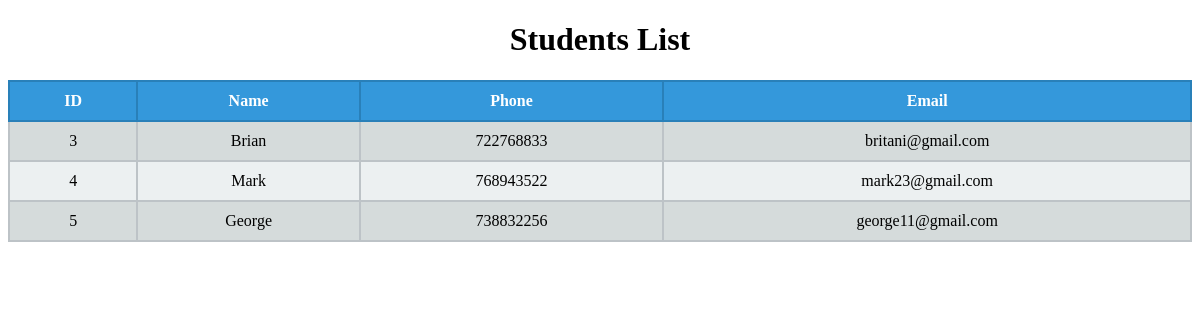
The page /students/ on the database its author committed.
### Students/models.py (models this page shows, shortened)
class Student(models.Model):
    name = models.CharField(max_length=20)
    phone = models.IntegerField()
    email = models.EmailField(blank=False)
    image = models.ImageField(upload_to='images/', blank=False, default='default.jpg')

### Students/views.py (the view)
# urls.py: path('students/', views.students),
def students(request):
    student = Student.objects.all()
    return render(request, 'students.html', {"students": student})

### Students/templates/students.html (shortened to what this page needs)
{% load static %}
<!DOCTYPE html>
<html lang="en">
<head>
</head>
<body>
<h1>Students List</h1>
<link rel="stylesheet" href="{% static 'style1.css' %}">
<table>
  <tr>
    <th>ID</th>
    <th>Name</th>
    <th>Phone</th>
    <th>Email</th>
  </tr>
    {% for y in students %}
  <tr>
  <td>{{ y.id }}</td>
   <td>{{ y.name }}</td>
   <td>{{ y.phone }}</td>
   <td>{{ y.email }}</td>
  </tr>
    {% endfor %}
</table>
</body>
</html>

### Students/static/style1.css (style rules this page uses)
h1 { text-align: center; }
table { border-collapse: collapse; width: 100%; }
th { background-color: #3498db; color: white; padding: 10px; text-align: center; border: 2px solid #2980b9; }
td { background-color: #ecf0f1; padding: 10px; text-align: center; border: 2px solid #bdc3c7; }
tr:nth-child(even) td { background-color: #d5dbdb; }

### rows shown on the page
Student: id "3", name "Brian", phone "722768833", email "britani@gmail.com"
Student: id "4", name "Mark", phone "768943522", email "mark23@gmail.com"
Student: id "5", name "George", phone "738832256", email "george11@gmail.com"
